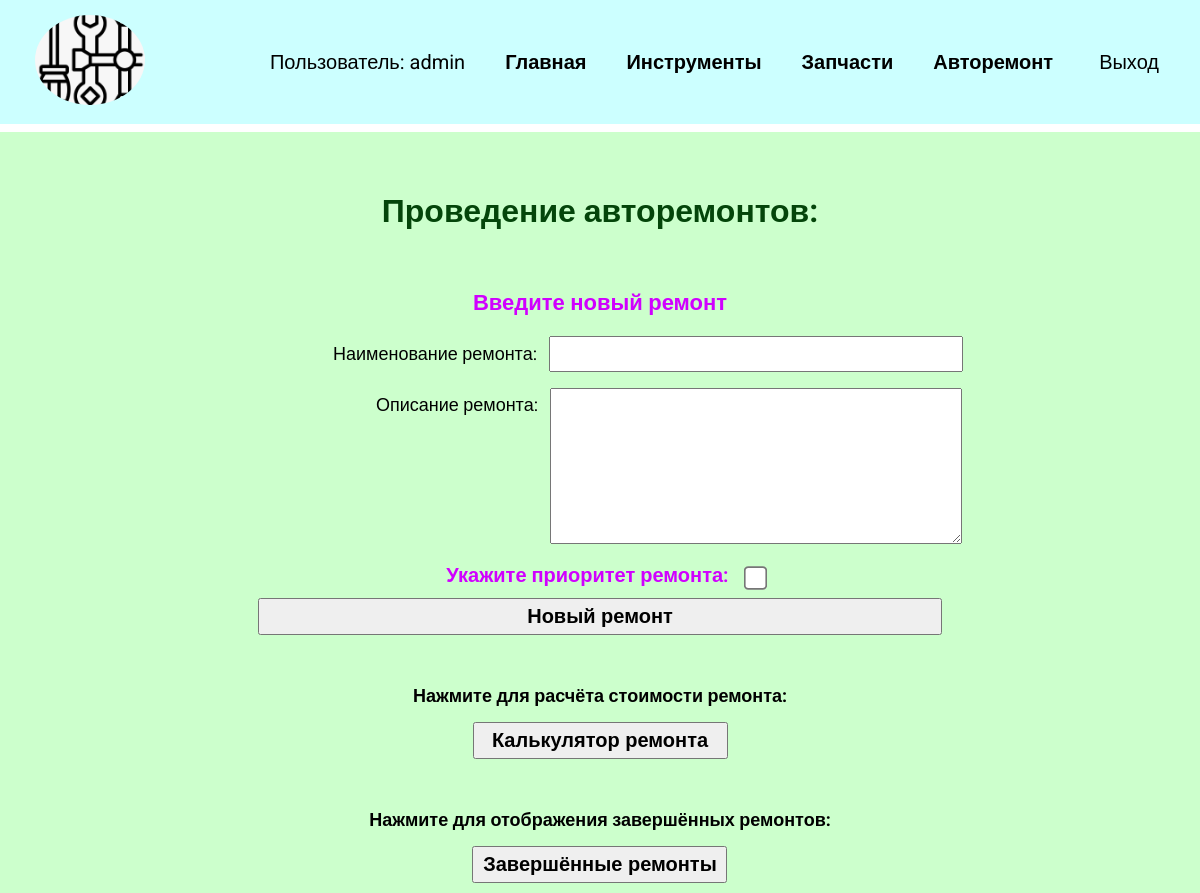
The app's page /telog_spparts/current_new_repairs/ (signed in), older data.
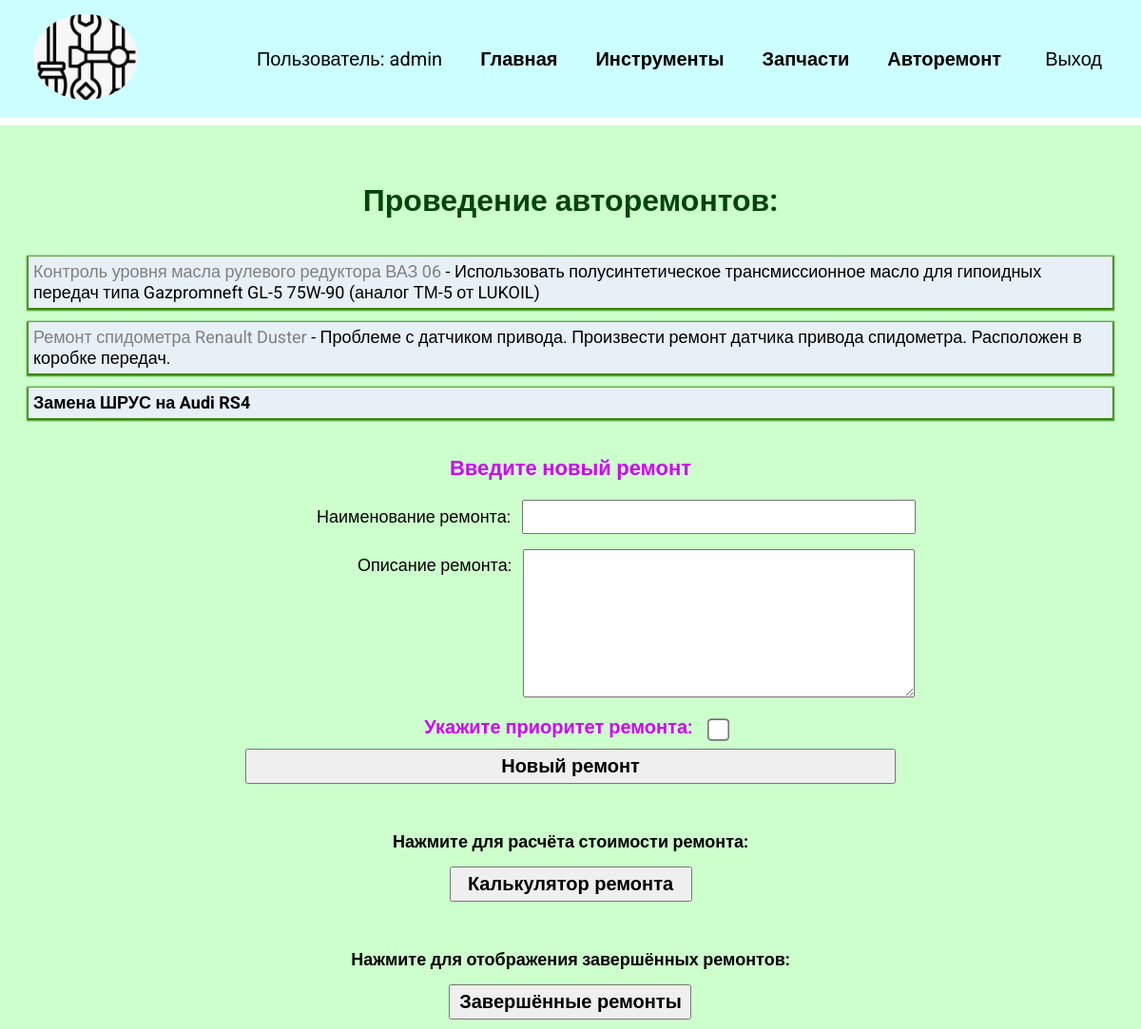
The same page, newer data.
### telog_spparts/models.py (models this page shows, shortened)
class Repairs(models.Model):
    title = models.CharField(max_length=100)  # , verbose_name="Наименование ремонта"
    rep_memo = models.TextField(blank=True)  # его описание (записка)
    date_creation = models.DateTimeField(auto_now_add=True)  # Создано
    ready = models.DateTimeField(blank=True, null=True)  # Завершено
    priority_rep = models.BooleanField(default=False)  # Приоритет
    user_performer = models.ForeignKey(  # performer - пользователь_исполнитель
        User,
        on_delete=models.SET_NULL,
        null=True,  # Обязательно для SET_NULL
        blank=True  # Позволяет оставлять поле пустым
    )

### telog_spparts/views.py (the view, shortened to what this page needs)
# urls.py: path('current_new_repairs/', views.current_new_repairs, name='currentnewrepairs'),
@login_required
def current_new_repairs(request):
    repairs = Repairs.objects.filter(user_performer=request.user, ready__isnull=True)
    if request.method == 'GET':
        return render(request, 'telog_spparts/repairs.html', {'repairs': repairs, 'form_rep': RepairsForm()})

### techlog_tools/forms.py
class RepairsForm(forms.ModelForm):
    class Meta:
        model = Repairs
        fields = ['title', 'rep_memo', 'priority_rep']
        labels = {
            'title': 'Наименование ремонта',
            'rep_memo': 'Описание ремонта',
            'priority_rep': 'Укажите приоритет ремонта',
        }

### telog_spparts/templates/telog_spparts/repairs.html (shortened to what this page needs)
{% extends 'techlog_tools/base.html' %}
{% block content %}
<h1 class="h1reprs">Проведение авторемонтов:</h1>
<ul style="list-style-type: none; padding-left: 0;">
    {% for repair in repairs %}
    <li>
        <a href="{% url 'viewrepair' repair.id %}">
            {% if repair.priority_rep %}
            <b>{{ repair.title }}</b>
            {% else %}
            <p class="cvgrey">{{ repair.title }}</p>
            {% endif %}
            {% if repair.rep_memo %}
                - {{ repair.rep_memo }}
            {% endif %}
        </a>
    </li>
    {% endfor %}
</ul>
<form method="post" class="repairs">
    <h4 class="title_rep_h4">Введите новый ремонт</h4>
    {{ form_rep }}
    <button class="btn">Новый ремонт</button>
</form>
{% if user.is_authenticated %}
    <form action="{% url 'calculate' %}" method="post" class="repairs">
        <b>Нажмите для расчёта стоимости ремонта:</b>
        <button type="submit" class="btn">Калькулятор ремонта</button>
    </form>
{% endif %}
{% if user.is_authenticated %}
    <form action="{% url 'completed_reps' %}" method="post" class="repairs">
        <b>Нажмите для отображения завершённых ремонтов:</b>
        <button type="submit" class="btn">Завершённые ремонты</button>
    </form>
{% endif %}
{% endblock %}

Row changes from the older to the newer data that the page shows:
added Repairs: title "Контроль уровня масла рулевого редуктора ВАЗ 06", rep_memo "Использовать полусинтетическое трансмиссионное масло для гипоидных передач типа Gazpromneft GL-5 75W-90 (аналог ТМ-5 от LUKOIL)"
added Repairs: title "Ремонт спидометра Renault Duster", rep_memo "Проблеме с датчиком привода. Произвести ремонт датчика привода спидометра. Расположен в коробке передач."
added Repairs: title "Замена ШРУС на Audi RS4"
